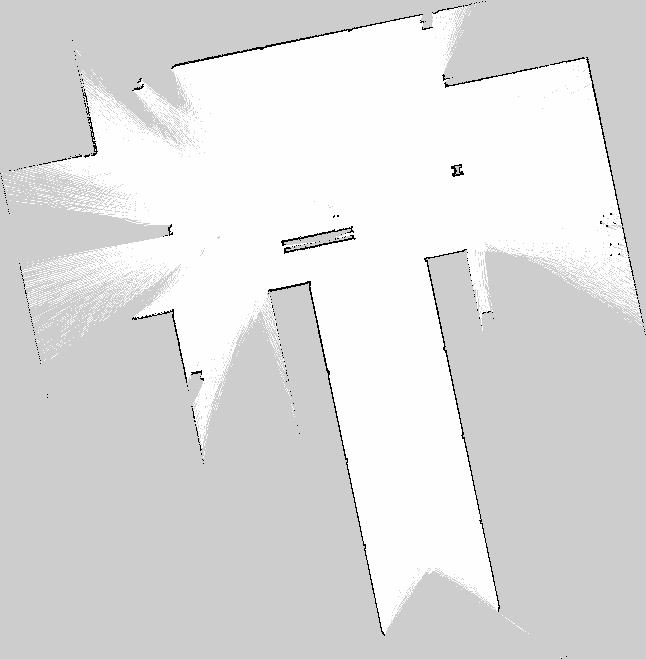
#> input picture DataSLAMToolbox/mapa_slam_toolbox_1.pgm, 646 x 659 px, found by its file name
$ python map_analyzer.py
#> lines starting #> are read from the running program, lines starting #| are printed output that depends on the picture
import cv2
import numpy as np
import matplotlib.pyplot as plt
import os

# 1. Rutas a tus mapas (ahora son listas con las 3 ejecuciones por algoritmo)
mapas = {
    'SLAM Toolbox': [
        os.path.expanduser('~/TFG/DataSLAMToolbox/mapa_slam_toolbox_1.pgm'),
        os.path.expanduser('~/TFG/DataSLAMToolbox/mapa_slam_toolbox_2.pgm'),
        os.path.expanduser('~/TFG/DataSLAMToolbox/mapa_slam_toolbox_3.pgm')
    ],
    'Cartographer (Completo)': [
        os.path.expanduser('~/TFG/DataCartographer/mapa_cartographer_1.pgm'),
        os.path.expanduser('~/TFG/DataCartographer/mapa_cartographer_2.pgm'),
        os.path.expanduser('~/TFG/DataCartographer/mapa_cartographer_3.pgm')
    ],
    'Cartographer (Solo Láser)': [
        os.path.expanduser('~/TFG/DataCartographerHector/mapa_hector_1.pgm'),
        os.path.expanduser('~/TFG/DataCartographerHector/mapa_hector_2.pgm'),
        os.path.expanduser('~/TFG/DataCartographerHector/mapa_hector_3.pgm')
    ]
}

resultados_medios = {}

print("Procesando imágenes y calculando medias...")

# 2. Procesar cada algoritmo
for nombre, rutas in mapas.items():
    porcentajes_ocupado = []
    porcentajes_libre = []
    porcentajes_desconocido = []

    for ruta in rutas:
        if os.path.exists(ruta):
            # Leer imagen en escala de grises
            img = cv2.imread(ruta, cv2.IMREAD_GRAYSCALE)
#> img is the input picture: shape (659, 646); min 0, max 254, mean 221.6

            if img is not None:
                total_pixels = img.size
#> total_pixels = 425714

                # Contar píxeles (ajustando los umbrales estándar de ROS)
                ocupado = np.sum(img < 50)
#> ocupado = 3402
                libre = np.sum(img > 250)
#> libre = 158293
                desconocido = total_pixels - ocupado - libre
#> desconocido = 264019

                porcentajes_ocupado.append((ocupado / total_pixels) * 100)
                porcentajes_libre.append((libre / total_pixels) * 100)
                porcentajes_desconocido.append((desconocido / total_pixels) * 100)
            else:
                print(f"ADVERTENCIA: No se pudo leer la imagen {ruta}")
        else:
            print(f"ADVERTENCIA: No se encontró la imagen {ruta}")

    # 3. Calcular la media de las 3 ejecuciones
    if porcentajes_ocupado: # Si al menos hay un mapa válido
        resultados_medios[nombre] = {
            'Ocupado (%)': np.mean(porcentajes_ocupado),
            'Libre (%)': np.mean(porcentajes_libre),
            'Desconocido (%)': np.mean(porcentajes_desconocido)
        }
    else:
        print(f"ERROR: No se encontraron mapas para {nombre}")

if resultados_medios:
    # 4. Imprimir resumen exacto en consola para la memoria del TFG
    print("\n--- RESULTADOS MEDIOS EXACTOS (3 EJECUCIONES) ---")
    for n in resultados_medios:
        print(f"{n}:")
        print(f"  - Espacio Libre: {resultados_medios[n]['Libre (%)']:.2f}%")
        print(f"  - Obstáculos:    {resultados_medios[n]['Ocupado (%)']:.2f}%")
        print(f"  - Desconocido:   {resultados_medios[n]['Desconocido (%)']:.2f}%")
    print("-------------------------------------------------\n")

    # 5. Preparar datos para la gráfica de barras apiladas
    nombres = list(resultados_medios.keys())
    ocupado = [resultados_medios[n]['Ocupado (%)'] for n in nombres]
    libre = [resultados_medios[n]['Libre (%)'] for n in nombres]
    desconocido = [resultados_medios[n]['Desconocido (%)'] for n in nombres]

    # Crear la gráfica
    fig, ax = plt.subplots(figsize=(10, 6), dpi=300)
    width = 0.5

    # Dibujar barras (apiladas)
    p1 = ax.bar(nombres, libre, width, label='Espacio Libre (Blanco)', color='#2ca02c')
    p2 = ax.bar(nombres, ocupado, width, bottom=libre, label='Obstáculos (Negro)', color='#d62728')
    p3 = ax.bar(nombres, desconocido, width, bottom=np.array(libre)+np.array(ocupado), label='Desconocido (Gris)', color='#7f7f7f')

    ax.set_ylabel('Porcentaje medio del Mapa (%)', fontsize=12)
    ax.set_title('Composición Media de los Mapas (Promedio de 3 ejecuciones)', fontsize=14, fontweight='bold')
    ax.legend(loc='lower left')

    # Añadir etiquetas de porcentaje en las barras (solo para ocupado y libre)
    for i, (l, o) in enumerate(zip(libre, ocupado)):
        ax.text(i, l/2, f'{l:.1f}%', ha='center', va='center', color='white', fontweight='bold')
        ax.text(i, l + o/2, f'{o:.1f}%', ha='center', va='center', color='white', fontweight='bold')

    plt.tight_layout()

    # Guardar en la carpeta Graphs
    archivo_salida = os.path.expanduser('~/TFG/Graphs/comparativa_mapas_medias.png')
    plt.savefig(archivo_salida)
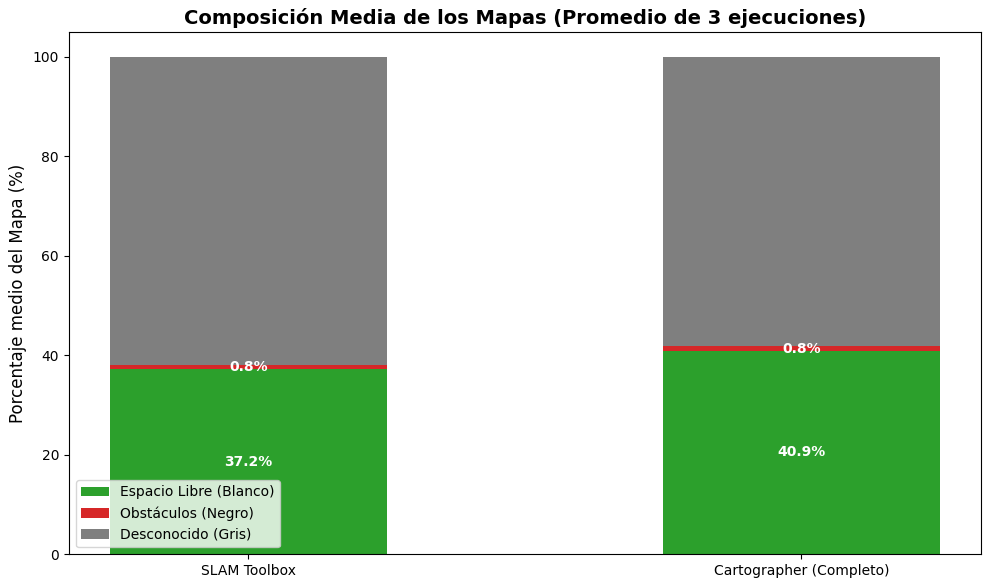
#> figure drawn by matplotlib, 1 panel
    print(f"¡Gráfica guardada en: {archivo_salida}")
